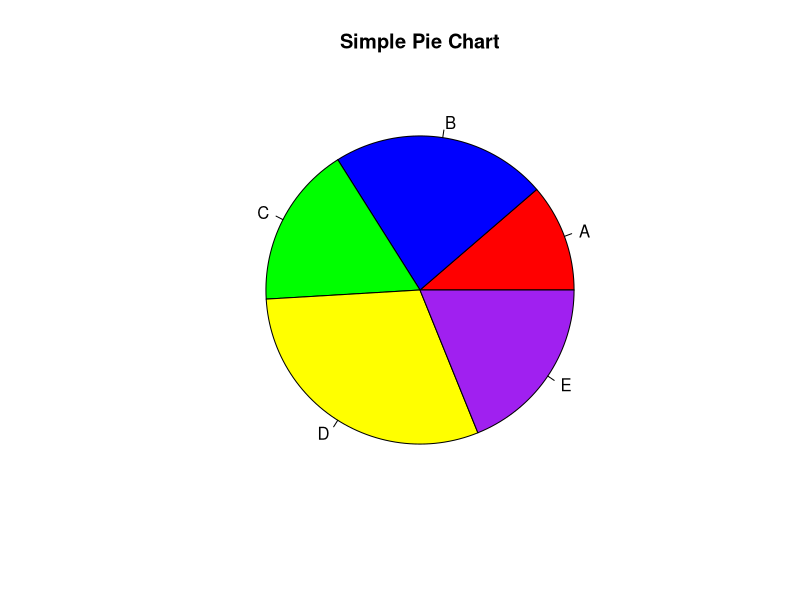

Here is the R script that generated this plot:
# Sample data
values <- c(30, 60, 45, 80, 50)
categories <- c("A", "B", "C", "D", "E")

# Colors for the pie chart
colors <- c("red", "blue", "green", "yellow", "purple")

# Create the pie chart
pie(values, 
    labels = categories,  # Labels for slices
    col = colors,         # Colors for slices
    main = "Simple Pie Chart")  # Title
